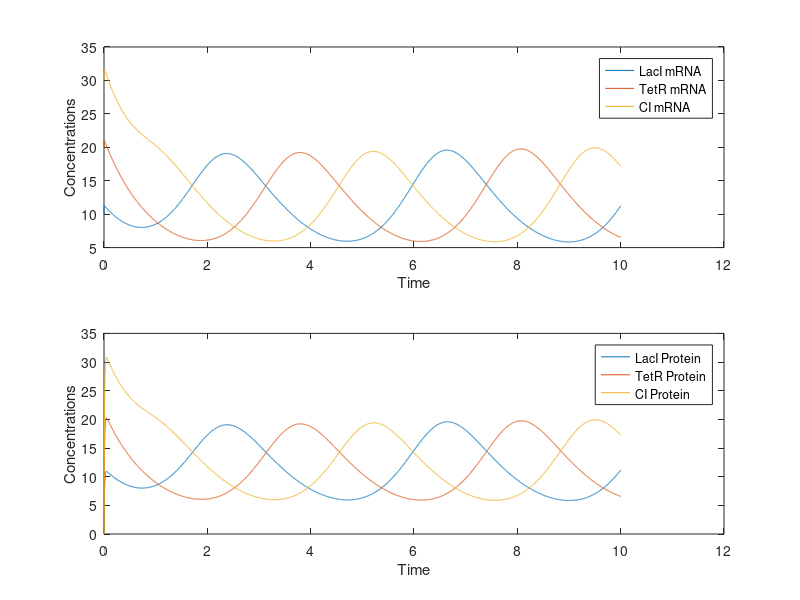

Here is the MATLAB script that generated this plot:
% REPRESSILATOR
clf;
clear all; 

%% Parameters

alpha = 10^3 ;% Promoter strength, from 5,10^4 to 0,5
alpha0 = 0 ;% Leakiness of the promoter. can be 0, 10^(-3), ...
beta = 10^2 ;% Average translation efficiency (IN PROT/TRANSCRIPT)
n = 2; % Hill coefficient
% Km = 40 ; % (IN MONOMERS/CELL)
% Phl = 10 % protein half life (IN MIN)
% Mhl = 2 %mRNA half life (IN MIN)

%% Variables

% Proteins concentrations
PlacI = 0;
PtetR = 0;
PcI = 0;

% mRNAs concentrations 
MlacI = 10;
MtetR = 20;
McI = 30;

% Denominations 
p(1) = PlacI;
p(2) = PtetR;
p(3) = PcI;
m(1) = MlacI;
m(2) = MtetR;
m(3) = McI;

t=0;
tEnd = 10;
tStep = 0.001;

P = zeros(tEnd/tStep, 3); % Number of proteins
M = zeros(tEnd/tStep, 3); % Number of mRNA

%% Reactions 

i=1;
while t <= tEnd
    P(i, 1) = p(1);
    P(i, 2) = p(2);
    P(i, 3) = p(3);
    M(i, 1) = m(1);
    M(i, 2) = m(2);
    M(i, 3) = m(3); % storage of the values along the experiment
        
    
    %%% mRNA
    m(1) = (- m(1) + alpha./(1 + p(2).^n) + alpha0)*tStep + m(1);
    m(2) = (- m(2) + alpha./(1 + p(3).^n) + alpha0)*tStep + m(2);
    m(3) = (- m(3) + alpha./(1 + p(1).^n) + alpha0)*tStep + m(3);
    
    %%% Proteins
    p(1) = (- beta*(p(1)-m(1)))*tStep + p(1);
    p(2) = (- beta*(p(2)-m(2)))*tStep + p(2);
    p(3) = (- beta*(p(3)-m(3)))*tStep + p(3);
    
    i = i + 1; 
    t(end +1) = t(end) + tStep; 
end
M(end+1,:) = m(end,:); 
P(end+1,:) = p(end,:); % last values

%% Plots

subplot(2,1,1)
plot(t,M(:,1))
hold on;
plot(t,M(:,2))
plot(t,M(:,3))
xlabel('Time')
ylabel('Concentrations')
legend('LacI mRNA','TetR mRNA','CI mRNA')

subplot(2,1,2)
plot(t,P(:,1))
hold on;
plot(t,P(:,2))
plot(t,P(:,3)) 
xlabel('Time')
ylabel('Concentrations')
legend('LacI Protein','TetR Protein','CI Protein')
